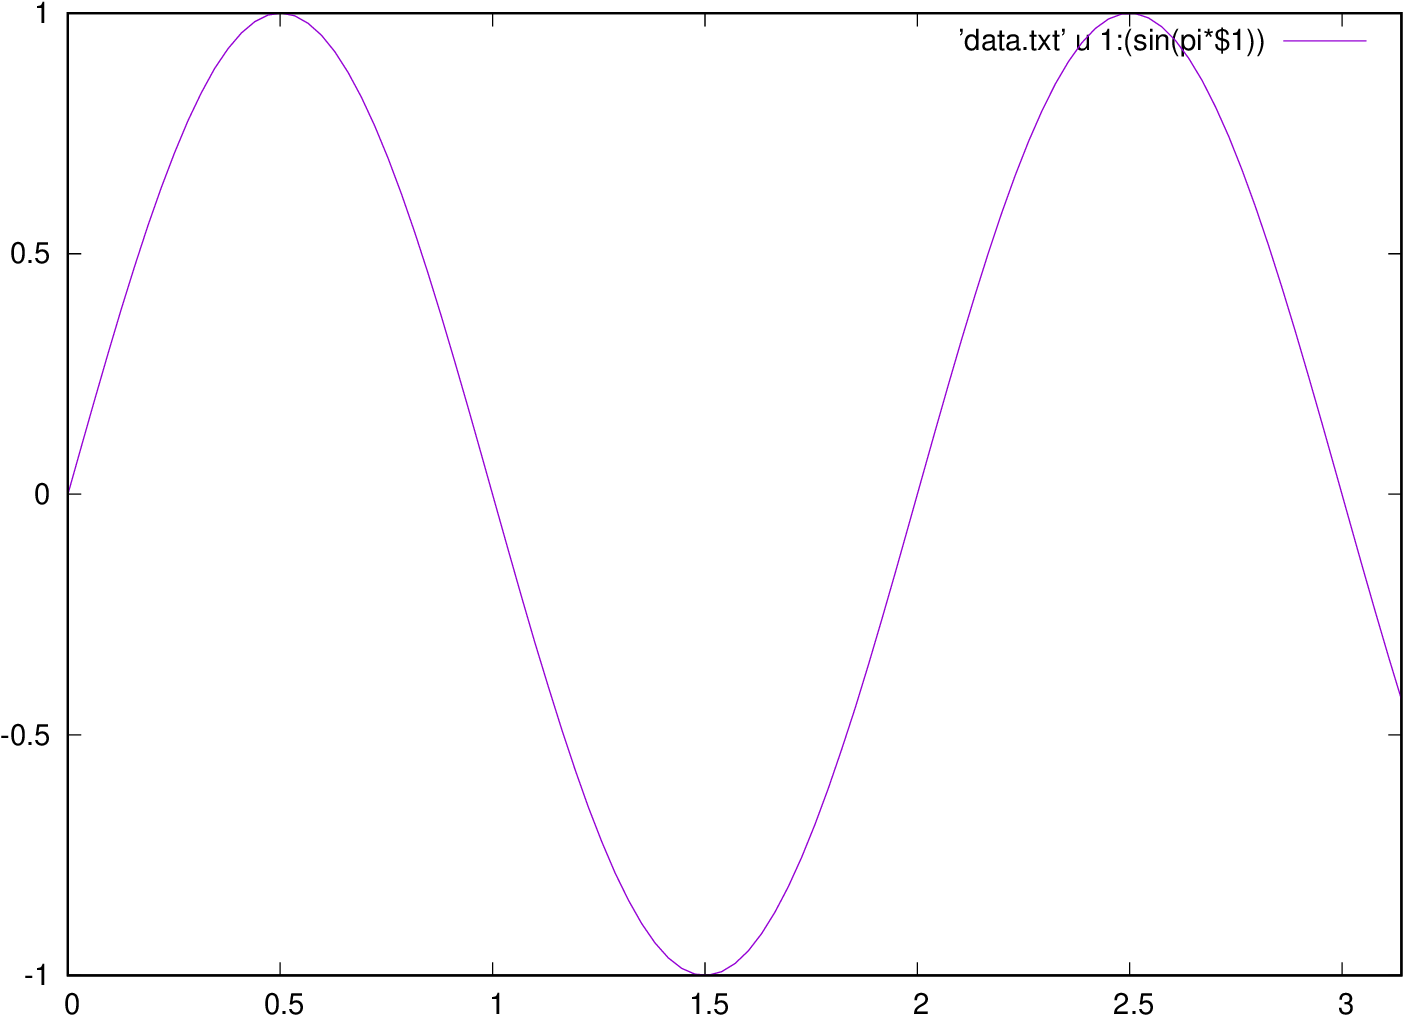

The gnuplot source for this figure:
set terminal postscript color
set out 'gnuplot.ps'
set xrange [0:3.14]
set yrange [-1:1]
plot 'data.txt' u 1:(sin(pi*$1)) w l
set out
